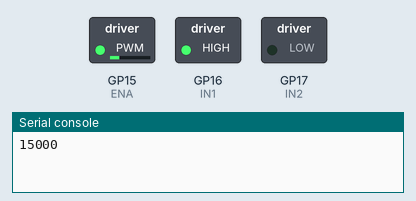
A program run on a simulated Raspberry Pi Pico running MicroPython. Shown: switched loads named in the program (green lamp = pin HIGH), the last lines printed to the serial console.

Above: at 0.1 s.
At 19.1 s:
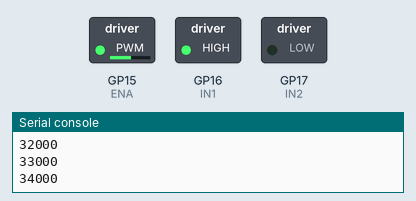
At 39.1 s:
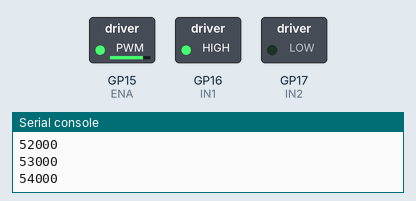
Timing chart, 0 to 40.0 s (numbered marks = the images above):
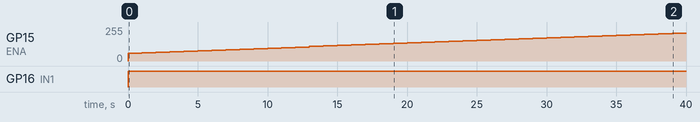

Measured:
- by itself, GP15 (ENA): moves from 0/255 to 210/255 over 39.0 s
- by itself, GP16 (IN1): LOW → HIGH at 0.00 s

The program:

pico_l298n_motor_control.py
```python
from machine import PWM, Pin
from time import sleep

# L298N pins
IN1 = Pin(16, Pin.OUT)
IN2 = Pin(17, Pin.OUT)
ENA = Pin(15)

frequency = 5000
ENA_pwm = PWM(ENA)
ENA_pwm.freq(frequency)
delay = 1

def fwd(pwm):
    ENA_pwm.duty_u16(pwm)
    IN1.value(1)
    IN2.value(0)

def rev(pwm):
    ENA_pwm.duty_u16(pwm)
    IN1.value(0)
    IN2.value(1)

def hlt():
    ENA_pwm.duty_u16(65535) # ENA = 1 basically
    IN1.value(1)
    IN2.value(1)

def idle():
    ENA_pwm.duty_u16(0) # ENA = 1 basically
    IN1.value(0)
    IN2.value(0)

try:
    while True:
        for pwm in range(15000, 65000, 1000):
            print(pwm)
            fwd(pwm)
            sleep(delay)
        for pwm in range(65000, 15000, -1000):
            print(pwm)
            fwd(pwm)
            sleep(delay)

        hlt()
        print('!! HALT !!')
        sleep(5)

        for pwm in range(15000, 65000, 1000):
            print(pwm)
            rev(pwm)
            sleep(delay)
        for pwm in range(65000, 15000, -1000):
            print(pwm)
            rev(pwm)
            sleep(delay)

except KeyboardInterrupt:
    print('keyboard interrupt')

finally:
    idle()
    print('Power Off')

        
```
